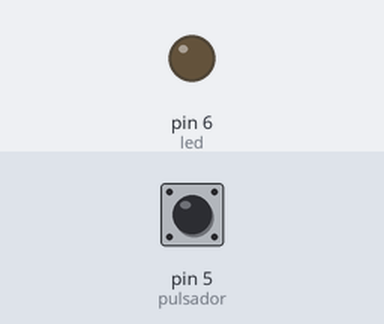
The sketch below on a simulated Arduino Uno, built with avr-gcc and run on an emulated ATmega328P. On the bench: output pins drawn as LEDs (lit = HIGH). The inputs (shaded band) are chosen by the test bench; at power-on: pin 5 (pulsador) LOW.

Above: at 1.2 s.
1.3 s: pin 5 (pulsador) pulled HIGH for 0.15 s
At 1.37 s:
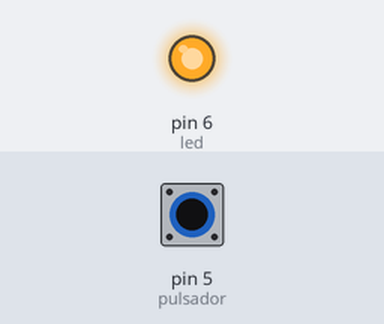
2.9 s: pin 5 (pulsador) pulled HIGH for 3.2 s
At 6.6 s:
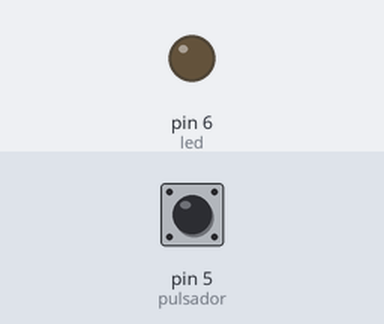
Timing chart, 0 to 8.1 s (numbered marks = the images above; inputs shaded):
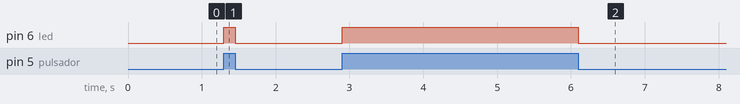

The sketch:

clase_4.ino
```cpp
int led=6;
int pulsador=5;
int lectura=0;
void setup() {
  // put your setup code here, to run once:
  pinMode(led,OUTPUT);
  pinMode(pulsador,INPUT);
}

void loop() {
  // put your main code here, to run repeatedly:
  lectura=digitalRead(pulsador);
  if(lectura==1){
    digitalWrite(led,1);
  }
  else{
      digitalWrite(led,0);
    }
}
```

Measured:
- after the input at 1.3 s, pin 6 (led): LOW → HIGH at once, → LOW 0.15 s later
- after the input at 2.9 s, pin 6 (led): LOW → HIGH at once, → LOW 3.2 s later
